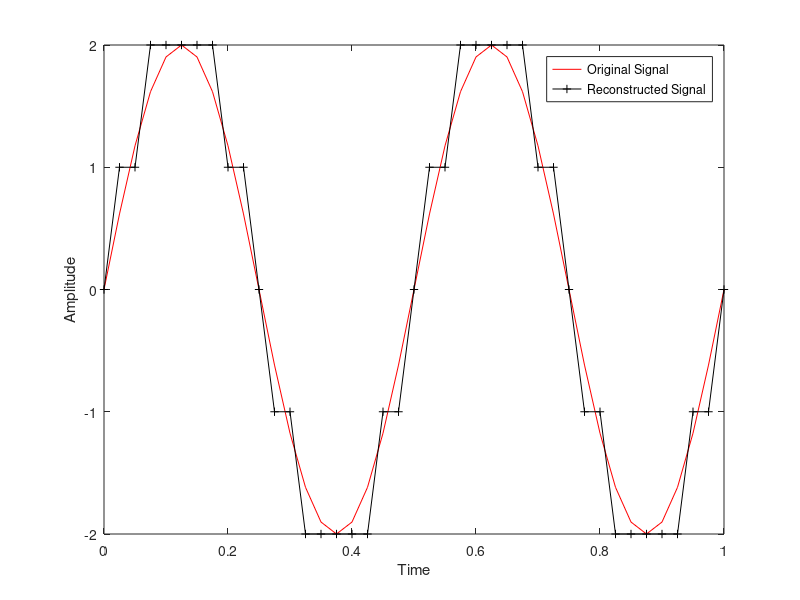

Source code (MATLAB):
%To perform pulse code modulation (PCM)
clc;
close all;
%Analog Signal (sinosuidal)
f = 2; %Maximum frequency of the message signal
fs = 20 * f;  %Nyguist Sampling Rate
t = 0:1/fs:1;  %TIme
a=2; %Amplitude
x = a * sin(2*pi*f*t);

%Level Shifting
x1 = x + a;

%Quantization
q_op = round(x1);

%Decimal to binary conversion
enco = de2bi(q_op, 'left-msb');

%PCM Receiver
deco = bi2de(enco, 'left-msb');

%Shifting to amplitude level to original value
xr = deco - a;

%Plotting
plot(t, x, 'r-', t, xr, 'k+-');
xlabel('Time');
ylabel('Amplitude');
legend('Original Signal', 'Reconstructed Signal');